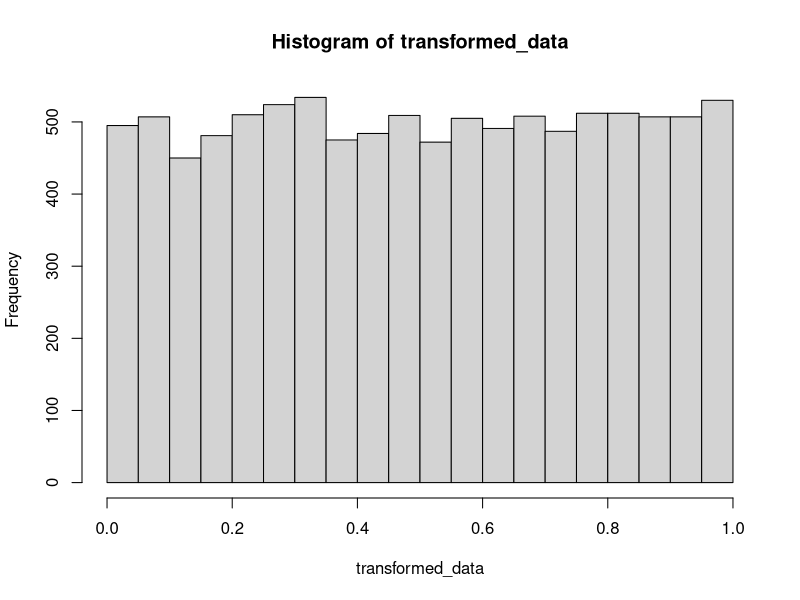
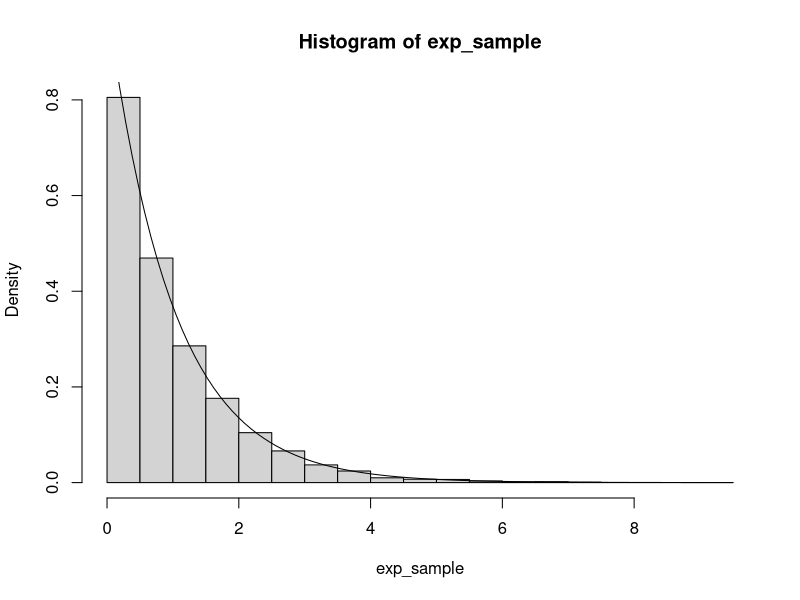
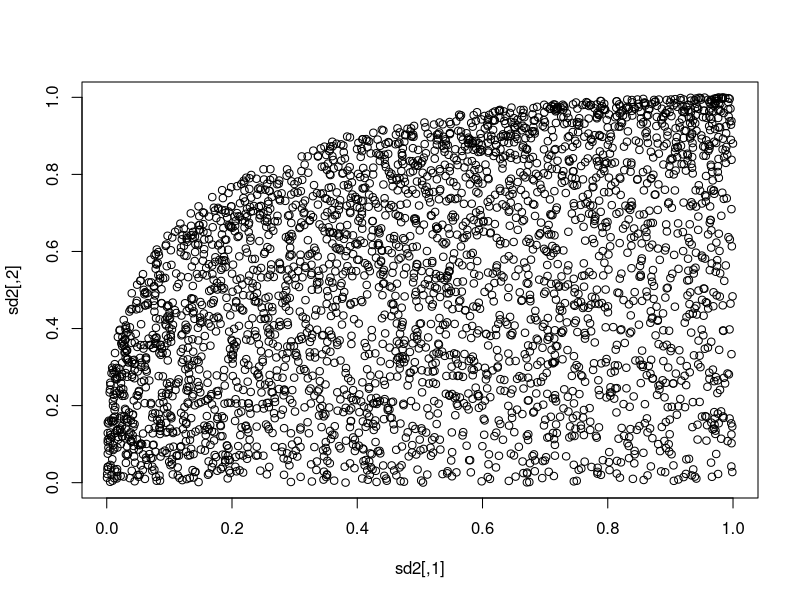
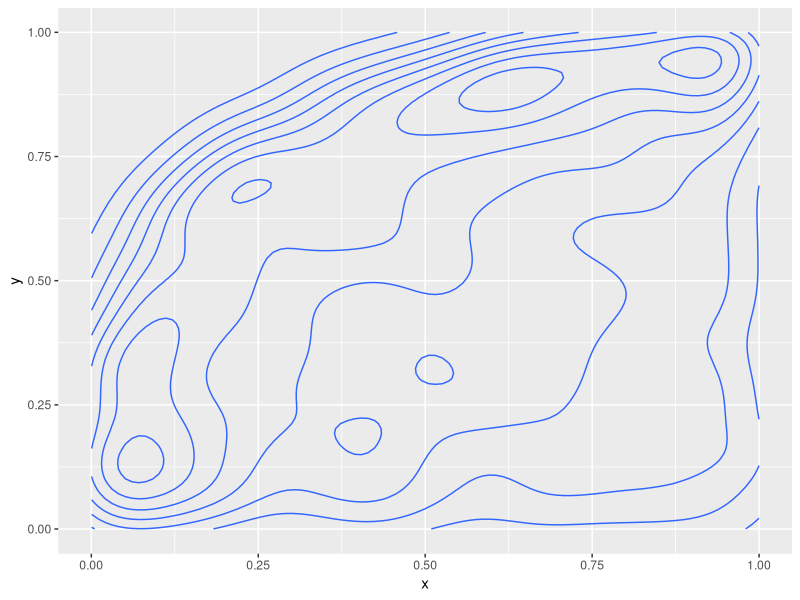

These figures' R source, in order: (Note: a time limit stopped this script after it produced the figures.)
## ---- chunk 1
exp_sample <- rexp(10000)
transformed_data <- 1 - exp(-exp_sample)
hist(transformed_data)
## ---- chunk 2
uniform_sample <- runif(10000, 0, 1)
exp_sample <- log(1/(1 - uniform_sample))
hist(exp_sample, probability = TRUE)
curve(dexp(x), add = TRUE)
## ---- chunk 3
sim_data <- matrix(c(0,0), ncol = 2)

for(i in 1:10000) {
  a <- runif(2)
  if(runif(1,0,3) < 3*a[1] && a[2] <= a[1])
    sim_data <- rbind(sim_data, a) 
}
sim_data <- sim_data[-1,]
## ---- chunk 4
sd2 <- sim_data
sd2[,1] <- sd2[,1]^3
sd2[,2] <- 3/2 * sd2[,2] - 1/2 * sd2[,2]^3
## ---- chunk 5
plot(sd2)
## ---- chunk 6
ggsd <- data.frame(sd2)
names(ggsd) <- c("x", "y")
library(ggplot2)
ggplot(ggsd, aes(x, y)) + 
  geom_density2d(bins = 9)
## ---- chunk 7
inverse = function (f, lower = -100, upper = 100) {
  function (y) uniroot((function (x) f(x) - y), lower = lower, upper = upper)$root
}

FX_inverse <- inverse(function (x) x^2/2 + x/2, 0, 100) 
FY_inverse <- FX_inverse
## ---- chunk 8
cc <- function(x, y) 1/2 * (x^2 * y + x * y^2) #joint density function
cop <- function(u1, u2) cc(FX_inverse(u1), FY_inverse(u2)) #copula
## ---- chunk 9
library(numDeriv)
get_u1 <- function(u2, cop) {
  ff <- function(x) cop(x, u2)
  #library(numDeriv)
  xs <- seq(0.01, 0.99, length.out = 100)
  ys <- sapply(xs, function(z) {
    u2 <- z
    ff <- function(x) cop(x, u2)
    grad(ff, z)
  })
  u1 <- xs[which.max(ys  > runif(1))]
  u1
}
## ---- chunk 10
u2 <- runif(1)
c(get_u1(u2, cop), u2)
## ---- chunk 11
sim_data <- matrix(c(0, 0), ncol = 2)
for(i in 1:1000) {
  u2 <- runif(1)
  sim_data <- rbind(sim_data, c(get_u1(u2, cop), u2))
}
## ---- chunk 12
sample_data <- sim_data[-1,]
sample_data[,1] <- sapply(sample_data[,1], function(x) FX_inverse(x))
sample_data[,2] <- sapply(sample_data[,2], function(x) FY_inverse(x))
plot(sample_data) #This is our sample from the distribution!
## ---- chunk 13
ggsd <- data.frame(sample_data)
names(ggsd) <- c("x", "y")
ggplot(ggsd, aes(x, y)) + 
  geom_density2d(bins = 10)
